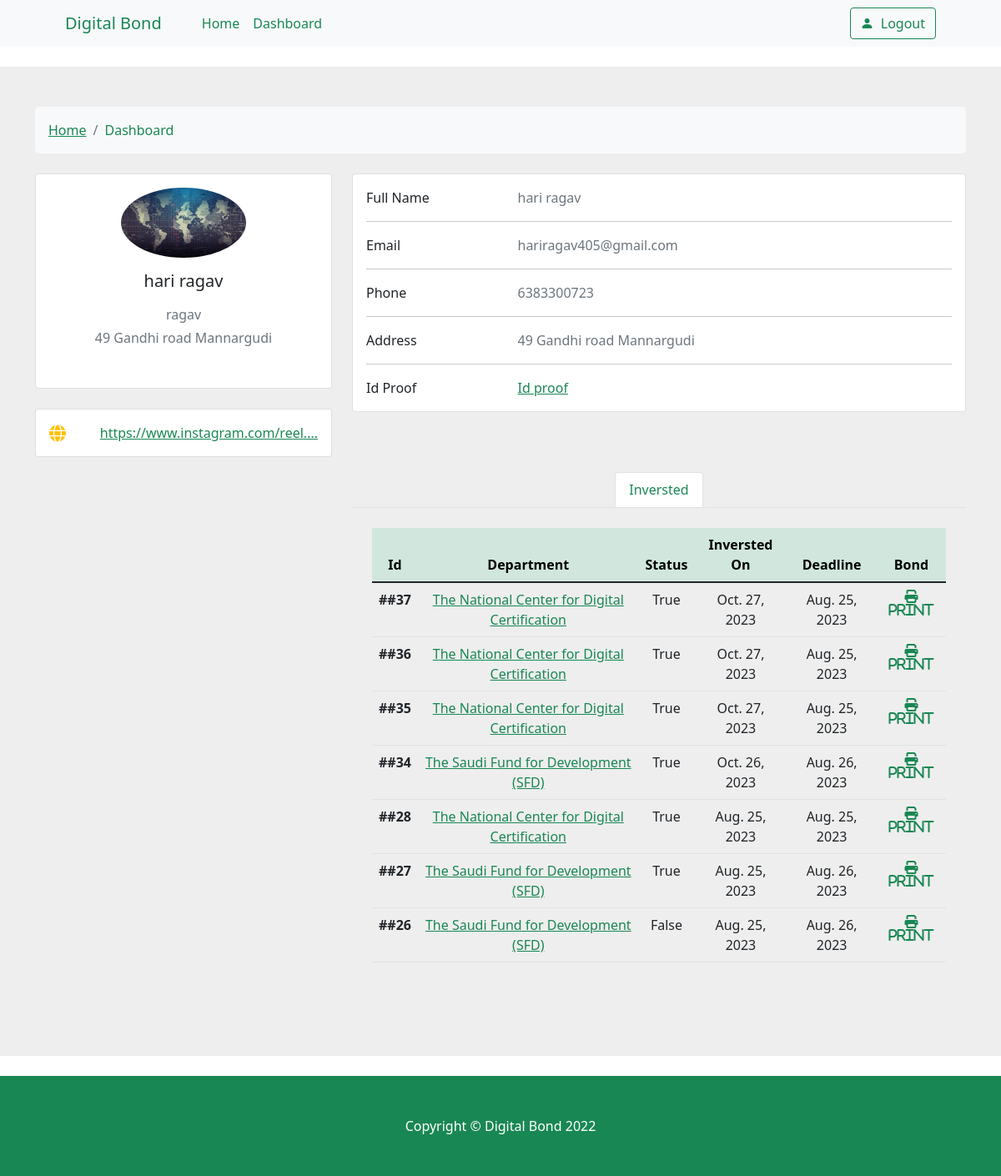
The app's page /departments/dashboard/ (signed in) with its own data.
### core/models.py (models this page shows, shortened)
class InversterProfile(models.Model):
    user = models.ForeignKey(User, on_delete=models.CASCADE)
    fname = models.CharField(blank=True,max_length=255)
    lname = models.CharField(blank=True,max_length=255)
    profile = models.ImageField(blank=True,upload_to='profile/')
    dob = models.DateField(blank=True)
    email = models.EmailField(blank=True)
    phone = models.IntegerField(blank=True)
    address = models.TextField(blank=True)
    org = models.CharField(max_length=255,blank=True)
    id_proff = models.FileField(upload_to='profileid/',blank=True)
    social_media = models.URLField(default='',blank=True)
    metamask_id = models.CharField(default='',blank=True,max_length=255)
    class Meta:
        ordering = ['-id']

class Inverst(models.Model):
    dept = models.ForeignKey(Department, on_delete=models.CASCADE )
    user = models.ForeignKey(User,on_delete=models.CASCADE)
    name = models.CharField(max_length=255)
    org = models.CharField(max_length=255)
    amount = models.FloatField(default=0.0)
    id_proff = models.FileField(upload_to='idproof/')
    income_certificate = models.FileField(upload_to='income/')
    is_approved = models.BooleanField(default=False)
    email = models.EmailField()
    metamask_id = models.CharField(max_length=255,default='',blank=True)
    transction_hash = models.CharField(max_length=255,blank=True)
    passbook_copy = models.FileField(upload_to='passbook/')
    created = models.DateTimeField(auto_now_add=True)
    class Meta:
        ordering = ['-id']
    def __str__(self):
        return f"{self.name}"

class Department(models.Model):
    user = models.ForeignKey(User, on_delete=models.CASCADE,default=0)
    name = models.CharField(max_length=255,blank=True,unique=True)
    desc = models.TextField()
    url_img = models.URLField(default="https://upload.wikimedia.org/wikipedia/commons/thumb/d/d1/Image_not_available.png/640px-Image_not_available.png")
    active = models.BooleanField(default=True)
    crisis = models.TextField()
    allocation_amount = models.IntegerField(default=0)
    presentation_url = models.URLField(default="")
    fund = models.FloatField(blank=True,default=0)
    eth = models.FloatField(blank=True,default=0)
    raised = models.BooleanField(default=False)
    email = models.EmailField()
    metamask_id = models.CharField(max_length=255)
    deadline = models.DateField()
    created = models.DateTimeField(auto_now_add=True)
    updated = models.DateTimeField(auto_now_add=True)
    class Meta:
        ordering = ['-id']

### core/views.py (the view)
# urls.py: path("departments/dashboard/",dashboard,name='dash'),
@login_required()
def dashboard(request):
    context = {}
    user = request.user
    context['user'] = user
    inverst = Inverst.objects.filter(user=request.user)
    context['inverst'] = inverst
    profile = InversterProfile.objects.get(user=request.user)
    context['profile'] = profile
    print(inverst)
    return render(request, 'core/dashboard.html',context)

### templates/core/dashboard.html (shortened to what this page needs)
{% extends 'base.html' %}
{% block root %}
<section style="background-color: #eee;">
    <div class="container py-5">
      <div class="row">
        <div class="col">
          <nav aria-label="breadcrumb" class="bg-light rounded-3 p-3 mb-4">
            <ol class="breadcrumb mb-0">
              <li class="breadcrumb-item"><a href="{% url 'index' %}">Home</a></li>
              <li class="breadcrumb-item active" aria-current="page">Dashboard</li>
            </ol>
          </nav>
        </div>
      </div>
      <div class="row">
        <div class="col-lg-4">
          <div class="card mb-4">
            <div class="card-body text-center">
              <img src="{{profile.profile.url}}" alt="Profile"
                class="rounded-circle img-fluid" style="width: 150px;">
              <h5 class="my-3"> {{profile.fname}} {{profile.lname}} </h5>
              <p class="text-muted mb-1">{{user.username}}</p>
              <p class="text-muted mb-4">{{profile.address}}</p>
            </div>
          </div>
          <div class="card mb-4 mb-lg-0">
            <div class="card-body p-0">
              <ul class="list-group list-group-flush rounded-3">
                <li class="list-group-item d-flex justify-content-between align-items-center p-3">
                    <i class="fas fa-globe fa-lg text-warning"></i>
                    <a href="{{profile.social_media}}">
                    <p class="mb-0">{{profile.social_media | slice:30}}....</p>
                </a>
                </li>
              </ul>
            </div>
          </div>
        </div>
        <div class="col-lg-8">
          <div class="card mb-4">
            <div class="card-body">
              <div class="row">
                <div class="col-sm-3">
                  <p class="mb-0">Full Name</p>
                </div>
                <div class="col-sm-9">
                  <p class="text-muted mb-0">{{profile.fname}} {{profile.lname}} </p>
                </div>
              </div>
              <hr>
              <div class="row">
                <div class="col-sm-3">
                  <p class="mb-0">Email</p>
                </div>
                <div class="col-sm-9">
                  <p class="text-muted mb-0">{{profile.email}}</p>
                </div>
              </div>
              <hr>
              <div class="row">
                <div class="col-sm-3">
                  <p class="mb-0">Phone</p>
                </div>
                <div class="col-sm-9">
                  <p class="text-muted mb-0">{{profile.phone}}</p>
                </div>
              </div>
              <hr>
              <div class="row">
                <div class="col-sm-3">
                  <p class="mb-0">Address</p>
                </div>
                <div class="col-sm-9">
                  <p class="text-muted mb-0">{{profile.address}}</p>
                </div>
              </div>
              <hr>
              <div class="row">
                <div class="col-sm-3">
                  <p class="mb-0">Id Proof</p>
                </div>
                <div class="col-sm-9">
                  <p class="text-muted mb-0"> <a download href="{{profile.id_proff.url}}">Id proof</a> </p>
                </div>
              </div>
            </div>
          </div>
          <div class="row">
            <div class="additional-details my-5 text-center">
                <ul class="nav nav-tabs justify-content-center">
                    <li class="nav-tabs">
                        <a class="nav-link active" data-toggle="tab" data-bs-toggle="tab" href="#home">Inversted</a>
                    </li>
                </ul>
                <div class="tab-content mt-4 mb-3">
                    <div class="tab-pane container active" id="home">
                        <div class="description">
                            <table class="table">
                                <thead class="thead table-success">
                                  <tr>
                                    <th scope="col">Id</th>
                                    <th scope="col">Department</th>
                                    <th scope="col">Status</th>
                                    <th scope="col">Inversted On</th>
                                    <th scope="col">Deadline</th>
                                    <th scope="Bond">Bond</th>
                                  </tr>
                                </thead>
                                <tbody>
                                    {% for i in inverst %}
                                  <tr>
                                    <th scope="row">##{{i.id}}</th>
                                    <td> <a href=" {% url 'detail' i.dept.id %} ">{{i.dept.name}}</a> </td>
                                    <td>{{i.is_approved}}</td>
                                    <td>{{i.created.date}}</td>
                                    <td>{{i.dept.deadline}}</td>
                                    <td> <a href="{% url 'bond' i.id %}" target="_blank" ><i class="fa fa-print"> print</i></a> </td>
                                  </tr>
                                  {% endfor %}
                                </tbody>
                              </table>
                        </div>
                    </div>
                </div>
            </div>
          </div>
        </div>
      </div>
    </div>
  </section>
{% endblock %}

### templates/base.html (style rules this page uses)
li, a { color: #198754 !important; }

### records on screen
InversterProfile: profile (picture), fname "hari", lname "ragav", address "49 Gandhi road Mannargudi", social_media "https://www.instagram.com/reel", email "hariragav405@gmail.com", phone "6383300723"
Inverst: id "37", dept.name "The National Center for Digital Certification", is_approved "True", created "Oct. 27, 2023", dept.deadline "Aug. 25, 2023"
Inverst: id "36", dept.name "The National Center for Digital Certification", is_approved "True", created "Oct. 27, 2023", dept.deadline "Aug. 25, 2023"
Inverst: id "35", dept.name "The National Center for Digital Certification", is_approved "True", created "Oct. 27, 2023", dept.deadline "Aug. 25, 2023"
Inverst: id "34", dept.name "The Saudi Fund for Development (SFD)", is_approved "True", created "Oct. 26, 2023", dept.deadline "Aug. 26, 2023"
Inverst: id "28", dept.name "The National Center for Digital Certification", is_approved "True", created "Aug. 25, 2023", dept.deadline "Aug. 25, 2023"
Inverst: id "27", dept.name "The Saudi Fund for Development (SFD)", is_approved "True", created "Aug. 25, 2023", dept.deadline "Aug. 26, 2023"
Inverst: id "26", dept.name "The Saudi Fund for Development (SFD)", is_approved "False", created "Aug. 25, 2023", dept.deadline "Aug. 26, 2023"

### other values on screen
{{ user.username }} "ragav"
